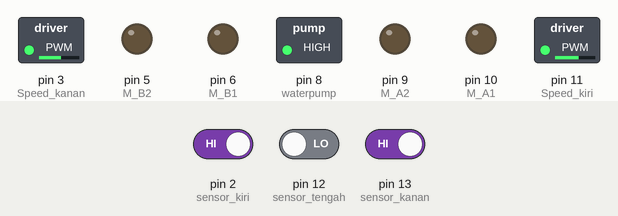
Recording of a sketch running on a simulated Arduino Uno, built with avr-gcc and run on an emulated ATmega328P. On the bench: switched loads named in the sketch (green lamp = pin HIGH), output pins drawn as LEDs (lit = HIGH). Inputs (shaded band) come from the test bench; at power-on: pin 2 (sensor_kiri) HIGH, pin 13 (sensor_kanan) HIGH, pin 12 (sensor_tengah) LOW.

Above: at 1.2 s.
1.3 s: pin 2 (sensor_kiri) driven LOW
At 2.2 s:
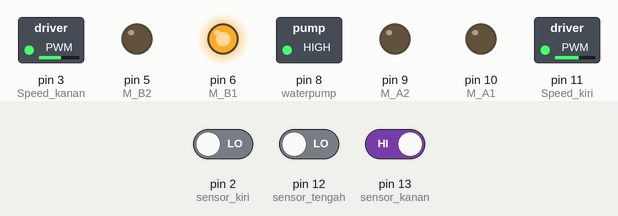
2.8 s: pin 13 (sensor_kanan) driven LOW
At 3.3 s:
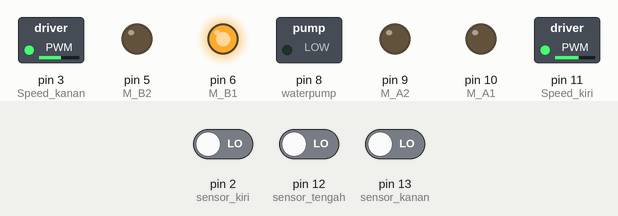
4.3 s: pin 12 (sensor_tengah) driven HIGH
At 5.5 s:
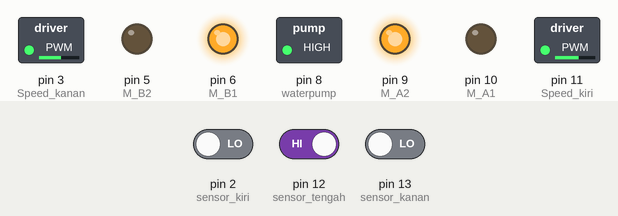
5.8 s: pin 2 (sensor_kiri) driven HIGH
At 6.8 s:
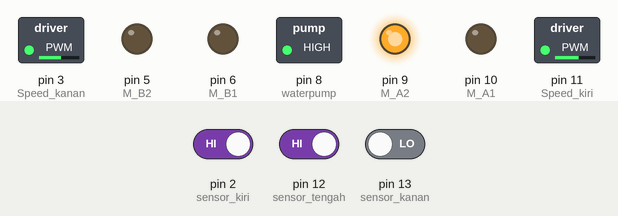
7.3 s: pin 13 (sensor_kanan) driven HIGH
At 7.9 s:
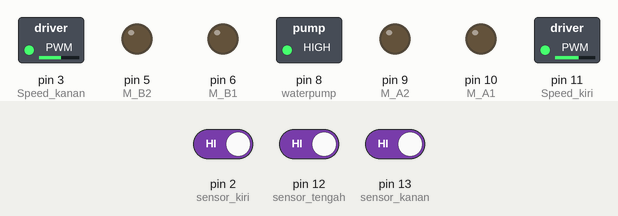
8.8 s: pin 2 (sensor_kiri) driven LOW and pin 12 (sensor_tengah) driven LOW and pin 13 (sensor_kanan) driven LOW
At 9.1 s:
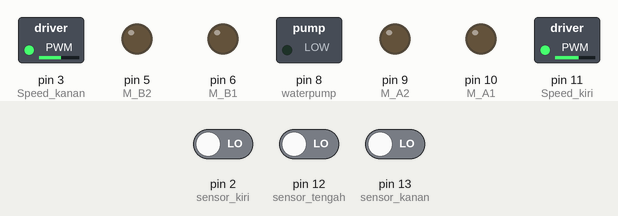
Timing chart, 0 to 11.3 s (numbered marks = the images above; inputs shaded):
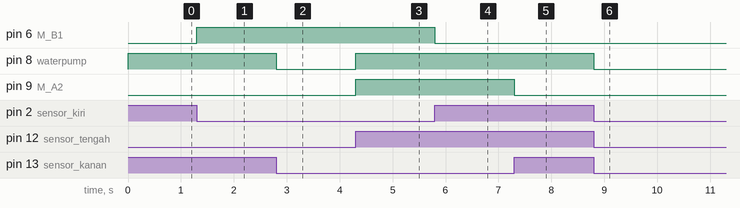

Measured:
- after the input at 1.3 s, pin 6 (M_B1): LOW → HIGH at once
- after the input at 2.8 s, pin 8 (waterpump): HIGH → LOW at once
- after the input at 4.3 s, pin 8 (waterpump), pin 9 (M_A2): LOW → HIGH at once
- after the input at 5.8 s, pin 6 (M_B1): HIGH → LOW at once
- after the input at 7.3 s, pin 9 (M_A2): HIGH → LOW at once
- after the input at 8.8 s, pin 8 (waterpump): HIGH → LOW at once

The sketch:

line_follower.ino
```cpp
int Speed_kiri = 11;  //speed motor a kiri
int M_A1 = 10; //motor a = + kiri
int M_A2 = 9; //motor a = - kiri
int M_B1 = 6; //motor b = - kanan
int M_B2 = 5; //motor b = + kanan
int Speed_kanan = 3;  //speed motor b kanan
int waterpump = 8;

int sensor_kanan = 13; //Sensor Kanan
int sensor_tengah = 12; //Sensor Tegah
int sensor_kiri = 2; //Sensor Kiri

void setup()
{
  pinMode(waterpump, OUTPUT);
  pinMode(M_B1, OUTPUT);
  pinMode(M_B2, OUTPUT);

  pinMode(M_A1, OUTPUT);
  pinMode(M_A2, OUTPUT);
  pinMode(Speed_kanan, OUTPUT);
  pinMode(Speed_kiri, OUTPUT);

  pinMode(sensor_kanan, INPUT);
  pinMode(sensor_tengah, INPUT);
  pinMode(sensor_kiri, INPUT);

  analogWrite(Speed_kanan, 140);
  analogWrite(Speed_kiri, 150);
//  delay(200);
}
void loop()
{
  /* Logic Sensor */
if ((digitalRead(sensor_kiri) == 0)&&(digitalRead(sensor_tengah) == 1)&&(digitalRead(sensor_kanan) == 0))
{
  digitalWrite(M_A1, LOW);
  digitalWrite(M_A2, HIGH);
  digitalWrite(M_B1, HIGH);
  digitalWrite(M_B2, LOW);
}

if ((digitalRead(sensor_kiri) == 1)&&(digitalRead(sensor_tengah) == 1)&&(digitalRead(sensor_kanan) == 0))
{
  digitalWrite(M_A1, LOW);
  digitalWrite(M_A2, HIGH);
  digitalWrite(M_B1, LOW);
  digitalWrite(M_B2, LOW);
}
if ((digitalRead(sensor_kiri) == 1)&&(digitalRead(sensor_tengah) ==0)&&(digitalRead(sensor_kanan) == 0))
{
  digitalWrite(M_A1, LOW);
  digitalWrite(M_A2, HIGH);
  digitalWrite(M_B1, LOW);
  digitalWrite(M_B2, LOW);
}

if ((digitalRead(sensor_kiri) == 0)&&(digitalRead(sensor_tengah) == 1)&&(digitalRead(sensor_kanan) == 1))
{
  digitalWrite(M_A1, LOW);
  digitalWrite(M_A2, LOW);
  digitalWrite(M_B1, HIGH);
  digitalWrite(M_B2, LOW);
}
if ((digitalRead(sensor_kiri) == 0)&&(digitalRead(sensor_tengah) == 0)&&(digitalRead(sensor_kanan) == 1))
{
  digitalWrite(M_A1, LOW);
  digitalWrite(M_A2, LOW);
  digitalWrite(M_B1, HIGH);
  digitalWrite(M_B2, LOW);
 }

if ((digitalRead(sensor_kiri) == 1)&&(digitalRead(sensor_tengah) == 1)&&(digitalRead(sensor_kanan) == 1))
{
  digitalWrite(M_A1, LOW);
  digitalWrite(M_A2, LOW);
  digitalWrite(M_B1, LOW);
  digitalWrite(M_B2, LOW);
}
  /* Logic Waterpump */
  if ((digitalRead(sensor_kanan) == 1)){
    digitalWrite(waterpump, HIGH);
  }else if((digitalRead(sensor_tengah) == 1)){
    digitalWrite(waterpump, HIGH);
      }else if ((digitalRead(sensor_kiri) == 1)){
    digitalWrite(waterpump, HIGH);
  }else{
    digitalWrite(waterpump, LOW);
  }


}
```
